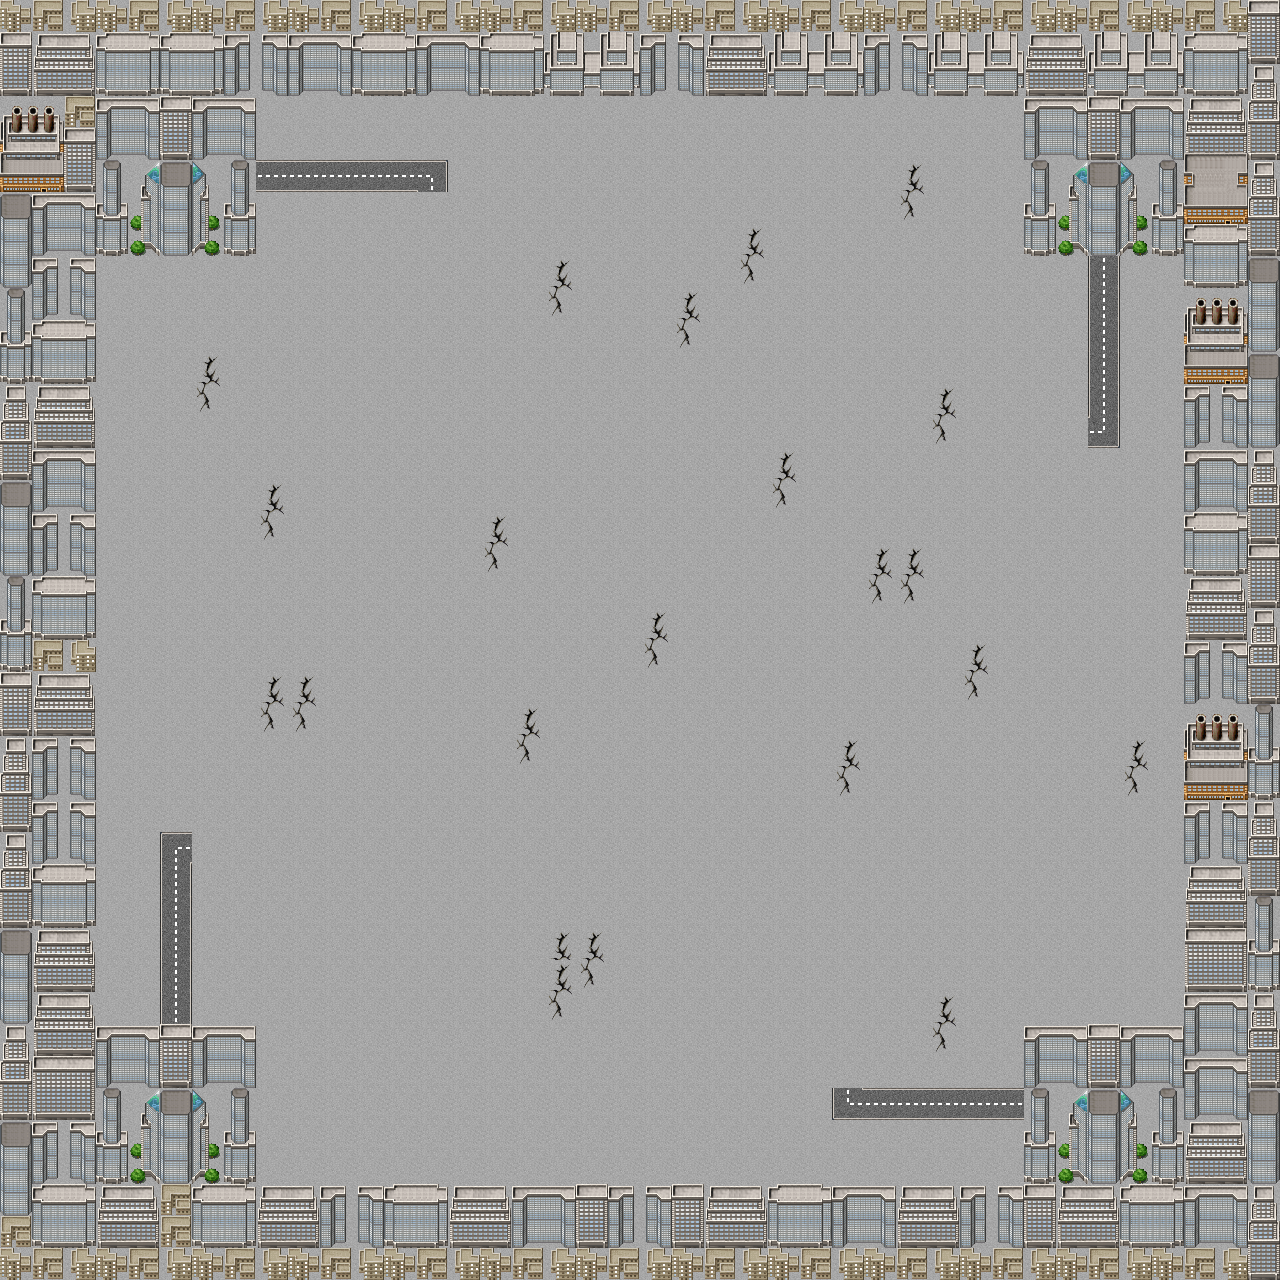

A level layout from a 2D game, rendered from its tile map. Below: a short description, then the map file with tile-grid data replaced by summaries:
An orthogonal 40x40 tile map with 32x32 px tiles, 6 tile layers (bg, extraBg, bounds, extraBounds, ...) and 1059 objects.

<map version="1.0" orientation="orthogonal" renderorder="right-down" width="40" height="40" tilewidth="32" tileheight="32" nextobjectid="1819">
 <tileset firstgid="1" name="[eden]terrain" tilewidth="32" tileheight="32" tilecount="256" columns="16">
  <image source="[eden]terrain.png" width="512" height="512" />
 </tileset>
 <layer name="bg" width="40" height="40">
  <data>[1600 cells, 1600 non-empty, 1 distinct tile ids]</data>
 </layer>
 <layer name="extraBg" width="40" height="40">
  <data>[1600 cells, 43 non-empty, 2 distinct tile ids]</data>
 </layer>
 <layer name="bounds" width="40" height="40">
  <data>[1600 cells, 436 non-empty, 46 distinct tile ids]</data>
 </layer>
 <layer name="extraBounds" width="40" height="40">
  <data>[1600 cells, 22 non-empty, 14 distinct tile ids]</data>
 </layer>
 <layer name="city" width="40" height="40">
  <data>[1600 cells, 129 non-empty, 19 distinct tile ids]</data>
 </layer>
 <layer name="path" width="40" height="40">
  <data>[1600 cells, 473 non-empty, 7 distinct tile ids]</data>
 </layer>
 <objectgroup name="plantSquares">
  <object id="567" x="256" y="320" width="32" height="32" />
  <object id="568" x="1120" y="544" width="32" height="32" />
  <object id="569" x="800" y="512" width="32" height="32" />
  <object id="570" x="96" y="576" width="32" height="32" />
  <object id="571" x="832" y="256" width="32" height="32" />
  <object id="572" x="192" y="576" width="32" height="32" />
  <object id="573" x="960" y="384" width="32" height="32" />
  <object id="574" x="896" y="512" width="32" height="32" />
  <object id="575" x="1152" y="640" width="32" height="32" />
  <object id="576" x="96" y="288" width="32" height="32" />
  <object id="577" x="224" y="416" width="32" height="32" />
  <object id="578" x="1088" y="256" width="32" />
  <object id="579" x="928" y="640" width="32" height="32" />
  <object id="580" x="544" y="224" width="32" height="32" />
  <object id="581" x="192" y="416" width="32" height="32" />
  <object id="582" x="576" y="128" width="32" height="32" />
  <object id="583" x="800" y="256" width="32" height="32" />
  <object id="584" x="416" y="608" width="32" height="32" />
  <object id="585" x="160" y="448" width="32" height="32" />
  <object id="586" x="704" y="352" width="32" height="32" />
  <object id="587" x="672" y="480" width="32" height="32" />
  <object id="588" x="896" y="384" width="32" height="32" />
  <object id="589" x="128" y="384" width="32" height="32" />
  <object id="590" x="96" y="480" width="32" height="32" />
  <object id="591" x="928" y="128" width="32" height="32" />
  <object id="592" x="800" y="416" width="32" height="32" />
  <object id="593" x="352" y="512" width="32" height="32" />
  <object id="594" x="800" y="96" width="32" height="32" />
  <object id="595" x="256" y="352" width="32" height="32" />
  <object id="596" x="1120" y="288" width="32" height="32" />
  <object id="597" x="128" y="608" width="32" height="32" />
  <object id="598" x="704" y="640" width="32" height="32" />
  <object id="599" x="768" y="576" width="32" height="32" />
  <object id="600" x="1056" y="320" width="32" height="32" />
  <object id="601" x="416" y="544" width="32" height="32" />
  <object id="602" x="896" y="256" width="32" height="32" />
  <object id="603" x="256" y="512" width="32" height="32" />
  <object id="604" x="800" y="608" width="32" height="32" />
  <object id="605" x="608" y="96" width="32" height="32" />
  <object id="606" x="864" y="96" width="32" height="32" />
  <object id="607" x="256" y="96" width="32" height="32" />
  <object id="608" x="320" y="512" width="32" height="32" />
  <object id="609" x="864" y="256" width="32" height="32" />
  <object id="610" x="1056" y="352" width="32" height="32" />
  <object id="611" x="672" y="96" width="32" height="32" />
  <object id="612" x="992" y="352" width="32" height="32" />
  <object id="613" x="192" y="544" width="32" height="32" />
  <object id="615" x="832" y="608" width="32" height="32" />
  <object id="616" x="128" y="288" width="32" height="32" />
  <object id="618" x="960" y="224" width="32" height="32" />
  <object id="620" x="320" y="576" width="32" height="32" />
  <object id="621" x="576" y="512" width="32" height="32" />
  <object id="622" x="1088" y="608" width="32" height="32" />
  <object id="623" x="608" y="160" width="32" height="32" />
  <object id="624" x="672" y="288" width="32" height="32" />
  <object id="625" x="352" y="480" width="32" height="32" />
  <object id="626" x="1056" y="576" width="32" height="32" />
  <object id="627" x="1024" y="640" width="32" height="32" />
  <object id="628" x="992" y="544" width="32" height="32" />
  <object id="629" x="992" y="384" width="32" height="32" />
  <object id="630" x="736" y="384" width="32" height="32" />
  <object id="631" x="640" y="608" width="32" height="32" />
  <object id="632" x="768" y="640" width="32" height="32" />
  <object id="633" x="384" y="608" width="32" height="32" />
  <object id="634" x="352" y="448" width="32" height="32" />
  <object id="635" x="800" y="640" width="32" height="32" />
  <object id="636" x="672" y="448" width="32" height="32" />
  <object id="637" x="832" y="320" width="32" height="32" />
  <object id="638" x="928" y="384" width="32" height="32" />
  <object id="640" x="704" y="448" width="32" height="32" />
  <object id="641" x="1056" y="448" width="32" height="32" />
  <object id="643" x="1120" y="352" width="32" height="32" />
  <object id="644" x="960" y="96" width="32" height="32" />
  <object id="645" x="736" y="160" width="32" height="32" />
  <object id="646" x="256" y="288" width="32" height="32" />
  <object id="647" x="800" y="448" width="32" height="32" />
  <object id="648" x="1120" y="480" width="32" height="32" />
  <object id="649" x="928" y="448" width="32" height="32" />
  <object id="650" x="480" y="480" width="32" height="32" />
  <object id="651" x="1152" y="512" width="32" height="32" />
  <object id="652" x="736" y="128" width="32" height="32" />
  <object id="653" x="1152" y="416" width="32" height="32" />
  <object id="654" x="192" y="640" width="32" height="32" />
  <object id="655" x="960" y="544" width="32" height="32" />
  <object id="656" x="672" y="192" width="32" height="32" />
  <object id="659" x="736" y="96" width="32" height="32" />
  <object id="660" x="256" y="448" width="32" height="32" />
  <object id="661" x="672" y="256" width="32" height="32" />
  <object id="662" x="1024" y="608" width="32" height="32" />
  <object id="663" x="704" y="256" width="32" height="32" />
  <object id="664" x="704" y="160" width="32" height="32" />
  <object id="665" x="864" y="480" width="32" height="32" />
  <object id="666" x="1056" y="416" width="32" height="32" />
  <object id="667" x="128" y="512" width="32" height="32" />
  <object id="668" x="992" y="256" width="32" height="32" />
  <object id="669" x="576" y="544" width="32" height="32" />
  <object id="670" x="960" y="288" width="32" height="32" />
  <object id="671" x="1152" y="256" width="32" height="32" />
  </objectgroup>
</map>
<!-- 961 of 1059 objects omitted -->
